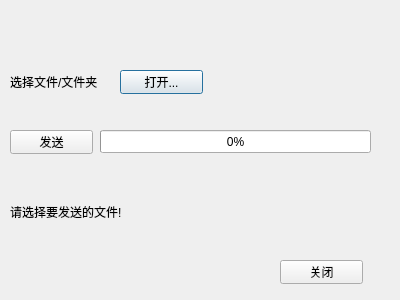
<?xml version="1.0" encoding="UTF-8"?>
<ui version="4.0">
 <class>Server</class>
 <widget class="QDialog" name="Server">
  <property name="geometry">
   <rect>
    <x>0</x>
    <y>0</y>
    <width>400</width>
    <height>300</height>
   </rect>
  </property>
  <property name="windowTitle">
   <string>Dialog</string>
  </property>
  <widget class="QLabel" name="label_2">
   <property name="geometry">
    <rect>
     <x>10</x>
     <y>70</y>
     <width>101</width>
     <height>24</height>
    </rect>
   </property>
   <property name="text">
    <string>选择文件/文件夹</string>
   </property>
  </widget>
  <widget class="QPushButton" name="sOpenButton">
   <property name="geometry">
    <rect>
     <x>120</x>
     <y>70</y>
     <width>83</width>
     <height>24</height>
    </rect>
   </property>
   <property name="text">
    <string>打开...</string>
   </property>
  </widget>
  <widget class="QPushButton" name="sSenfButton">
   <property name="geometry">
    <rect>
     <x>10</x>
     <y>130</y>
     <width>83</width>
     <height>24</height>
    </rect>
   </property>
   <property name="text">
    <string>发送</string>
   </property>
  </widget>
  <widget class="QProgressBar" name="progressBar">
   <property name="geometry">
    <rect>
     <x>100</x>
     <y>130</y>
     <width>271</width>
     <height>23</height>
    </rect>
   </property>
   <property name="value">
    <number>0</number>
   </property>
  </widget>
  <widget class="QLabel" name="sStatusLabel">
   <property name="geometry">
    <rect>
     <x>10</x>
     <y>200</y>
     <width>160</width>
     <height>24</height>
    </rect>
   </property>
   <property name="text">
    <string>请选择要发送的文件!</string>
   </property>
  </widget>
  <widget class="QPushButton" name="sCloseButton">
   <property name="geometry">
    <rect>
     <x>280</x>
     <y>260</y>
     <width>83</width>
     <height>24</height>
    </rect>
   </property>
   <property name="text">
    <string>关闭</string>
   </property>
  </widget>
 </widget>
 <resources/>
 <connections/>
</ui>
